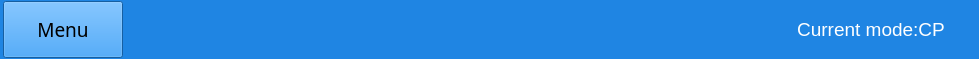
    <widget class="QWidget" name="widget_state" native="true">
     <property name="geometry">
      <rect>
       <x>1</x>
       <y>501</y>
       <width>979</width>
       <height>59</height>
      </rect>
     </property>
     <property name="minimumSize">
      <size>
       <width>100</width>
       <height>40</height>
      </size>
     </property>
     <property name="maximumSize">
      <size>
       <width>979</width>
       <height>59</height>
      </size>
     </property>
     <property name="styleSheet">
      <string notr="true">background-color: rgb(31, 133, 227);</string>
     </property>
     <layout class="QGridLayout" name="gridLayout_55">
      <property name="leftMargin">
       <number>0</number>
      </property>
      <property name="topMargin">
       <number>1</number>
      </property>
      <property name="rightMargin">
       <number>0</number>
      </property>
      <property name="bottomMargin">
       <number>0</number>
      </property>
      <property name="spacing">
       <number>0</number>
      </property>
      <item row="0" column="0">
       <layout class="QHBoxLayout" name="horizontalLayout_17" stretch="1,5,3,5,0">
        <property name="spacing">
         <number>6</number>
        </property>
        <property name="leftMargin">
         <number>3</number>
        </property>
        <property name="rightMargin">
         <number>3</number>
        </property>
        <item>
         <widget class="QPushButton" name="UI_MenuBtn">
          <property name="minimumSize">
           <size>
            <width>120</width>
            <height>57</height>
           </size>
          </property>
          <property name="maximumSize">
           <size>
            <width>120</width>
            <height>57</height>
           </size>
          </property>
          <property name="font">
           <font>
            <family>SimSun-ExtB</family>
            <pointsize>14</pointsize>
           </font>
          </property>
          <property name="text">
           <string>Menu</string>
          </property>
         </widget>
        </item>
        <item>
         <spacer name="horizontalSpacer_11">
          <property name="orientation">
           <enum>Qt::Horizontal</enum>
          </property>
          <property name="sizeHint" stdset="0">
           <size>
            <width>150</width>
            <height>40</height>
           </size>
          </property>
         </spacer>
        </item>
        <item>
         <widget class="QLabel" name="Inverter_state_lab">
          <property name="minimumSize">
           <size>
            <width>350</width>
            <height>40</height>
           </size>
          </property>
          <property name="maximumSize">
           <size>
            <width>350</width>
            <height>40</height>
           </size>
          </property>
          <property name="font">
           <font>
            <family>SimSun-ExtB</family>
            <pointsize>14</pointsize>
           </font>
          </property>
          <property name="text">
           <string/>
          </property>
         </widget>
        </item>
        <item>
         <spacer name="horizontalSpacer_5">
          <property name="orientation">
           <enum>Qt::Horizontal</enum>
          </property>
          <property name="sizeHint" stdset="0">
           <size>
            <width>150</width>
            <height>40</height>
           </size>
          </property>
         </spacer>
        </item>
        <item>
         <widget class="QLabel" name="CurrentMode_lb">
          <property name="minimumSize">
           <size>
            <width>210</width>
            <height>57</height>
           </size>
          </property>
          <property name="maximumSize">
           <size>
            <width>210</width>
            <height>57</height>
           </size>
          </property>
          <property name="font">
           <font>
            <pointsize>14</pointsize>
           </font>
          </property>
          <property name="layoutDirection">
           <enum>Qt::RightToLeft</enum>
          </property>
          <property name="styleSheet">
           <string notr="true">color: rgb(255, 255, 255);</string>
          </property>
          <property name="text">
           <string>Current mode:CP</string>
          </property>
          <property name="alignment">
           <set>Qt::AlignCenter</set>
          </property>
         </widget>
        </item>
       </layout>
      </item>
     </layout>
    </widget>
